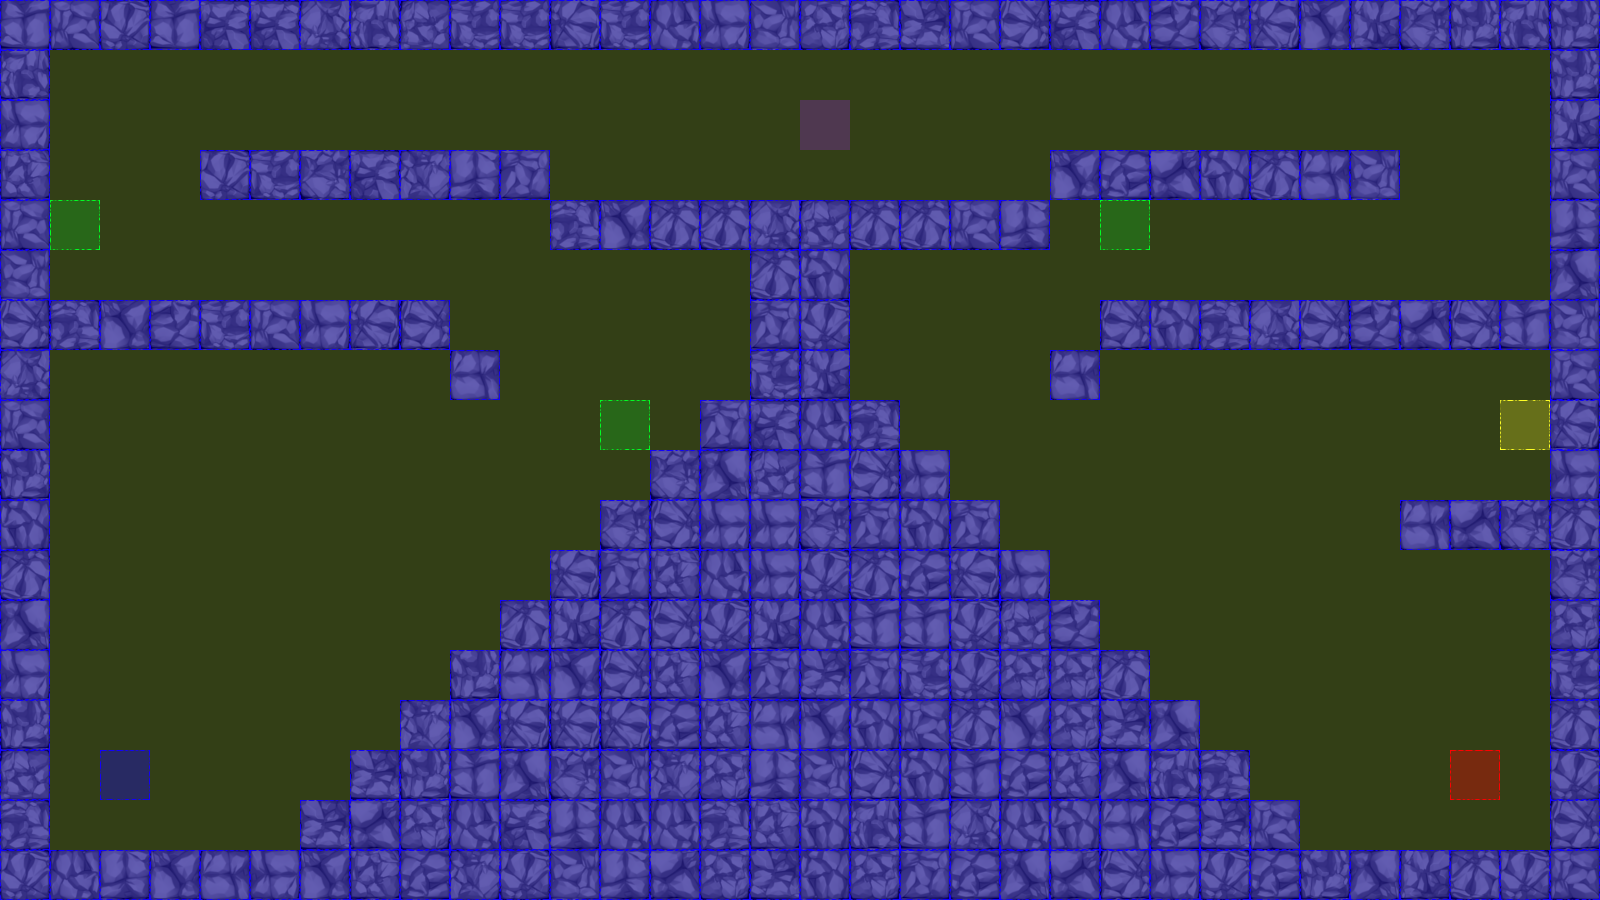

Rendered tile map (Tiled .tmx) drawn with the repository's tilesets; below, a short description and the map source with its tile grids summarised:
An orthogonal 32x18 tile map with 50x50 px tiles, 3 tile layers (terrain, collision, event), 2 tilesets.

<map version="1.0" orientation="orthogonal" renderorder="left-up" width="32" height="18" tilewidth="50" tileheight="50" nextobjectid="3">
 <tileset firstgid="1" name="dungeonTile.png" tilewidth="50" tileheight="50" tilecount="64" columns="8">
  <image source="tiles/dungeonTile.png" width="400" height="400" />
 </tileset>
 <tileset firstgid="65" name="collisionTile" tilewidth="50" tileheight="50" tilecount="12" columns="3">
  <image source="tiles/collisionTile.png" width="150" height="200" />
 </tileset>
 <layer name="terrain" width="32" height="18">
  <data>[576 cells, 274 non-empty, 36 distinct tile ids]</data>
 </layer>
 <layer name="collision" width="32" height="18">
  <data>[576 cells, 576 non-empty, 2 distinct tile ids]</data>
 </layer>
 <layer name="event" width="32" height="18">
  <data>[576 cells, 27 non-empty, 6 distinct tile ids]</data>
 </layer>
</map>
